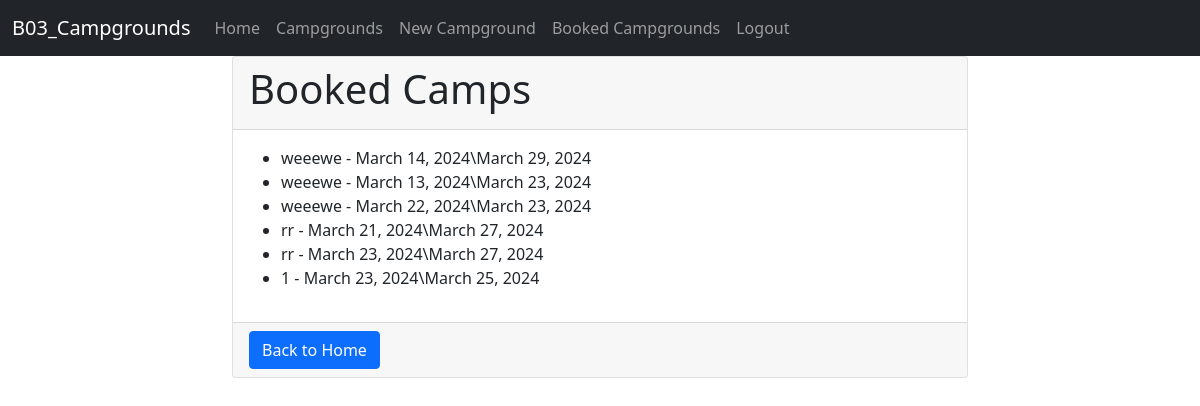
The page /bookedCampgrounds/ (signed in) on the database as committed earlier.
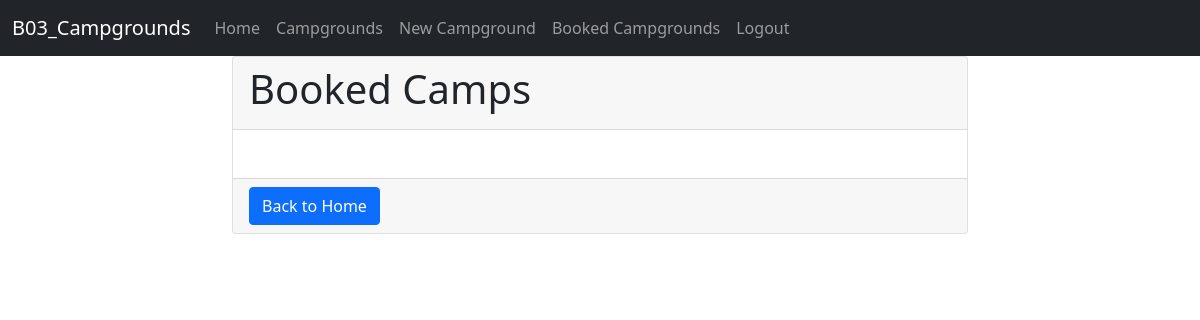
The same page on the database as committed later.
### campgrounds/models.py (models this page shows, shortened)
class Booking(models.Model):
    user = models.ForeignKey(User,on_delete=models.CASCADE)
    campground_id = models.ForeignKey(Campgrounds,on_delete=models.CASCADE)
    start_date = models.DateField()
    end_date = models.DateField()
    nb_persons = models.IntegerField()
    f_cancel = models.BooleanField()

class Campgrounds(models.Model):
    user = models.ForeignKey(User, on_delete=models.CASCADE, null=True)
    title = models.CharField(max_length=255)
    price = models.FloatField()
    description = models.TextField()
    location = models.CharField(max_length=255)
    total_camps = models.IntegerField()
    start_date = models.DateField()
    end_date = models.DateField()
    image = models.ImageField(upload_to='images/')
    average_rating = models.FloatField(default=0)
    def __str__(self):
        return self.title

### campgrounds/views.py (the view)
# urls.py: path('bookedCampgrounds/',views.booked_campgrounds,name='bookedCampgrounds'),
def booked_campgrounds(request):
    booked_camps = Booking.objects.all()
    if request.user.is_authenticated==False:
        messages.error(request, "You must be signed in to perform such action!")
        return HttpResponseForbidden("You are not authorized to view the booked campgrounds.")
    return render(request,'bookedCampgrounds.html',{'booked_camps':booked_camps})

### campgrounds/templates/bookedCampgrounds.html (shortened to what this page needs)
<!DOCTYPE html>
<html lang="en">
<head>
    {% include 'base.html' %}
</head>
<body>
    <div class="container">
        <div class="row justify-content-center">
            <div class="col-md-8">
                <div class="card">
                    <div class="card-header">
                        <h1 class="card-title">Booked Camps</h1>
                    </div>
                    <div class="card-body">
                        {% if user.is_authenticated %}
                            {% block content %}
                                <ul>
                                    {% for booking in booked_camps %}
                                        <li>{{ booking.campground_id }} - {{ booking.start_date }}\{{ booking.end_date }}</li>
                                    {% endfor %}
                                </ul>
                            {% endblock content %}
                        {% else %}
                            <p class="text-danger">You need to be logged in or signed up to access this page.</p>
                            <div class="auth-links">
                                <a href="{% url 'login' %}" class="btn btn-success">Login</a>
                                <a href="{% url 'signup' %}" class="btn btn-info">Sign Up</a>
                            </div>
                        {% endif %}
                    </div>
                    <div class="card-footer">
                        <a href="{% url 'home' %}" class="btn btn-primary">Back to Home</a>
                    </div>
                </div>
            </div>
        </div>
    </div>
</body>
</html>

Rows that differ between the two databases and show on the page:
removed Booking: campground_id "weeewe", start_date "March 14, 2024", end_date "March 29, 2024"
removed Booking: campground_id "weeewe", start_date "March 13, 2024", end_date "March 23, 2024"
removed Booking: campground_id "weeewe", start_date "March 22, 2024", end_date "March 23, 2024"
removed Booking: campground_id "rr", start_date "March 21, 2024", end_date "March 27, 2024"
removed Booking: campground_id "rr", start_date "March 23, 2024", end_date "March 27, 2024"
removed Booking: campground_id "1", start_date "March 23, 2024", end_date "March 25, 2024"
